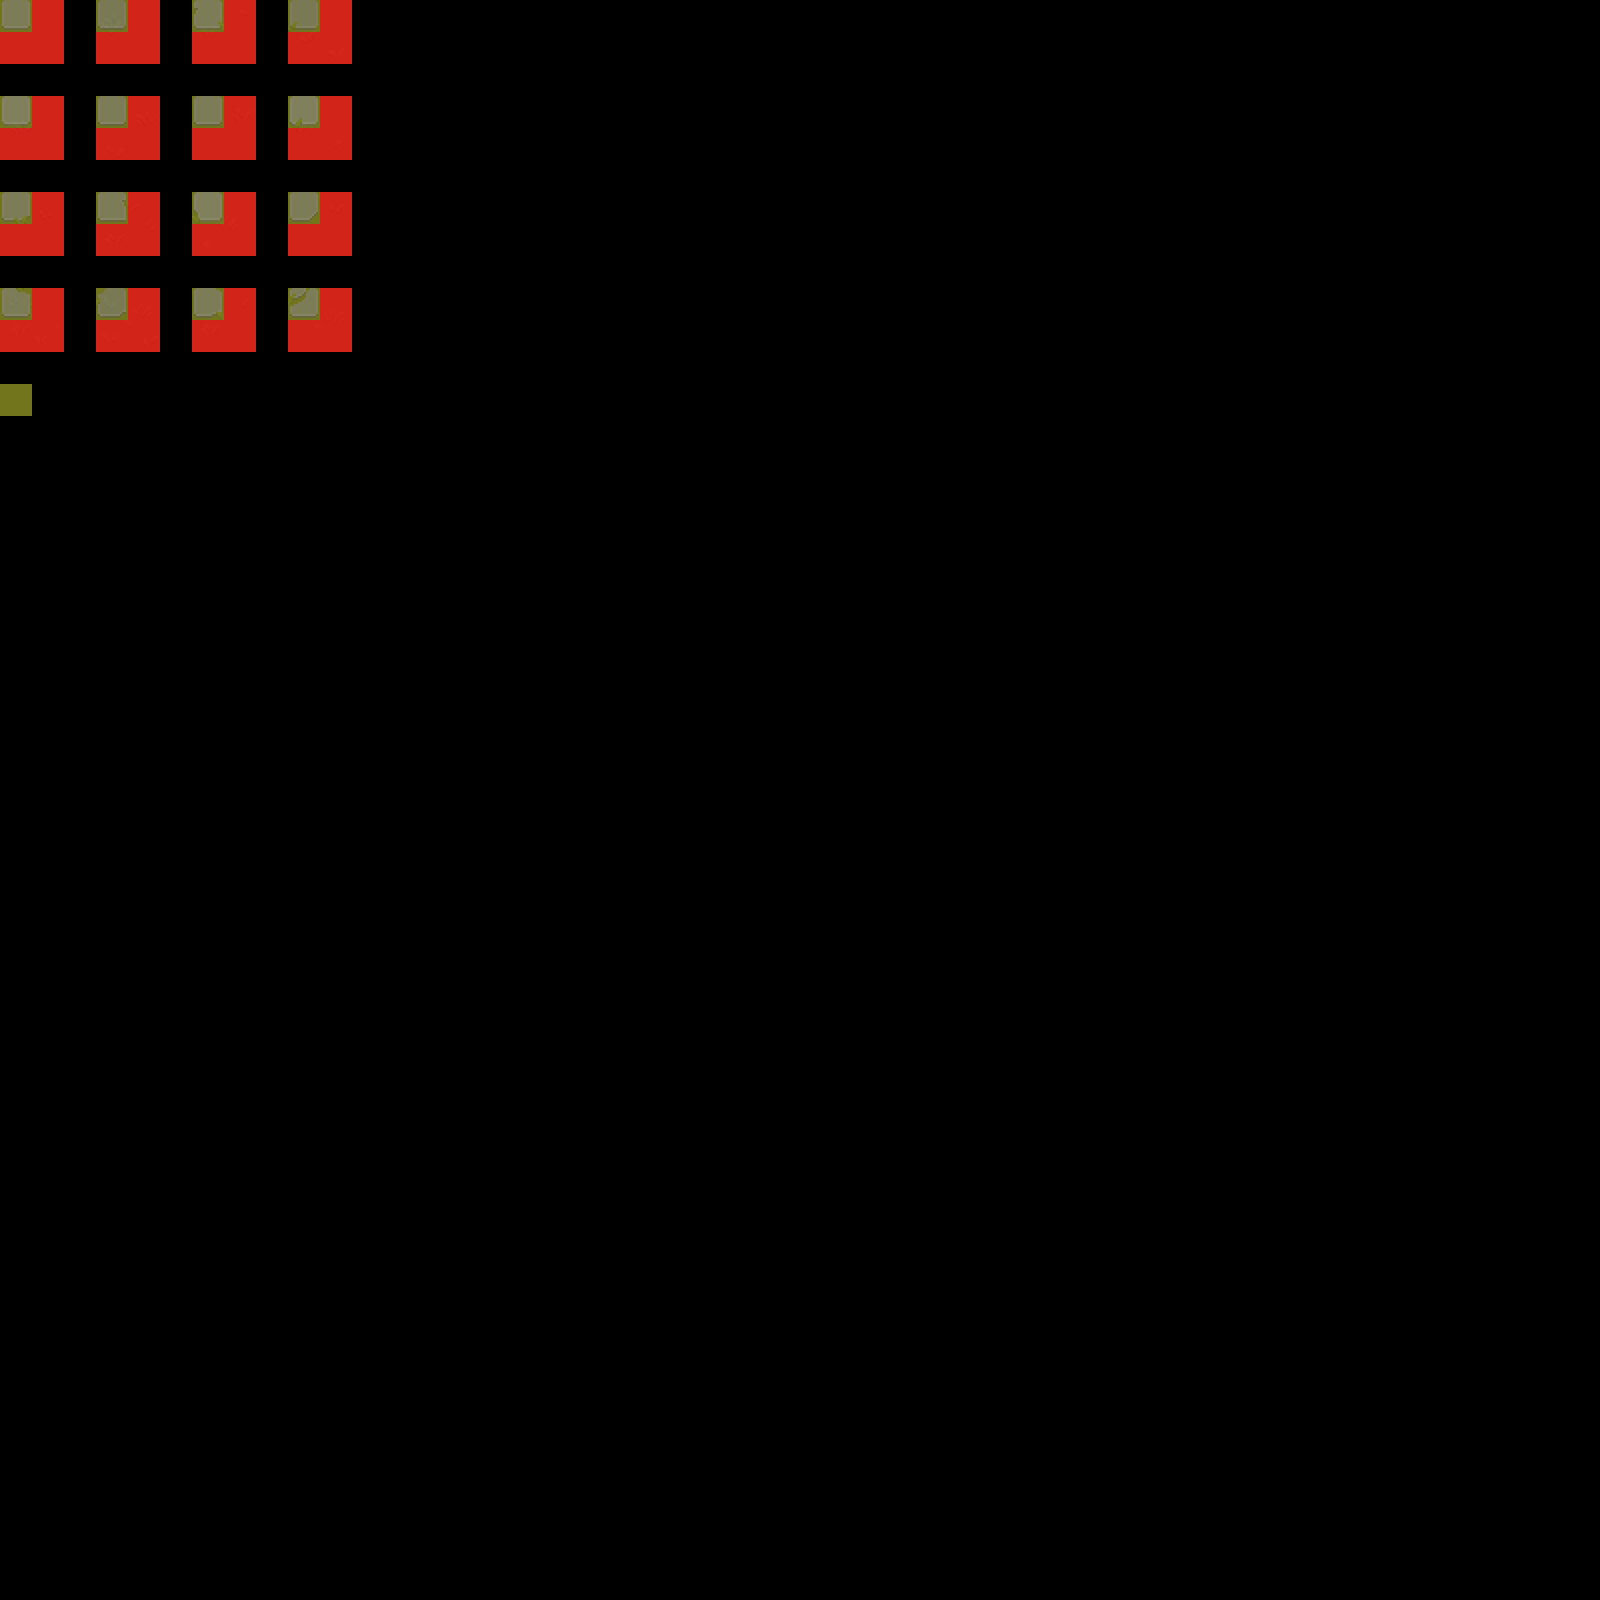

A 2D game scene composited from a Tiled map and its tileset images. What follows is a short description and the map's XML, with each tile layer's data collapsed to a summary:
An orthogonal 50x50 tile map with 32x32 px tiles, 3 tile layers (regions, input_grass, output_grass), 2 tilesets.

<map version="1.10" tiledversion="1.11.1" orientation="orthogonal" renderorder="right-down" width="50" height="50" tilewidth="32" tileheight="32" infinite="0" nextlayerid="4" nextobjectid="1">
 <tileset firstgid="1" name="basicTile" tilewidth="32" tileheight="32" tilecount="64" columns="8">
  <image source="basicTile.png" width="256" height="256" />
 </tileset>
 <tileset firstgid="65" name="TX_tileset_grass" tilewidth="32" tileheight="32" tilecount="256" columns="16">
  <image source="TX_tileset_grass.png" width="512" height="512" />
 </tileset>
 <layer id="1" name="regions" width="50" height="50">
  <data>[2500 cells, 65 non-empty, 1 distinct tile ids]</data>
 </layer>
 <layer id="2" name="input_grass" width="50" height="50">
  <data>[2500 cells, 17 non-empty, 17 distinct tile ids]</data>
 </layer>
 <layer id="3" name="output_grass" width="50" height="50" opacity="0.31">
  <data>[2500 cells, 65 non-empty, 64 distinct tile ids]</data>
 </layer>
</map>
